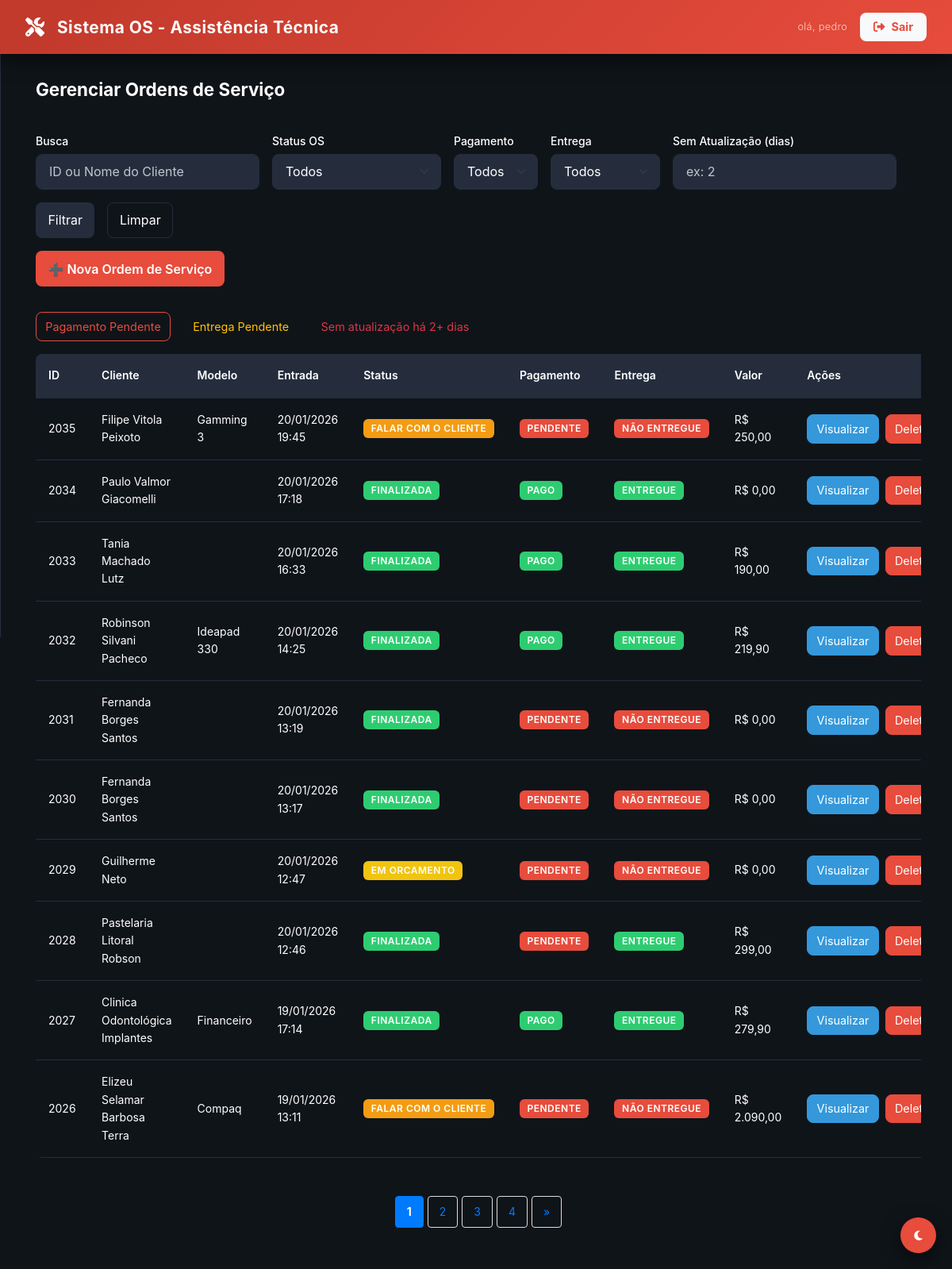
The page /ordens (signed in) on the database as committed earlier.
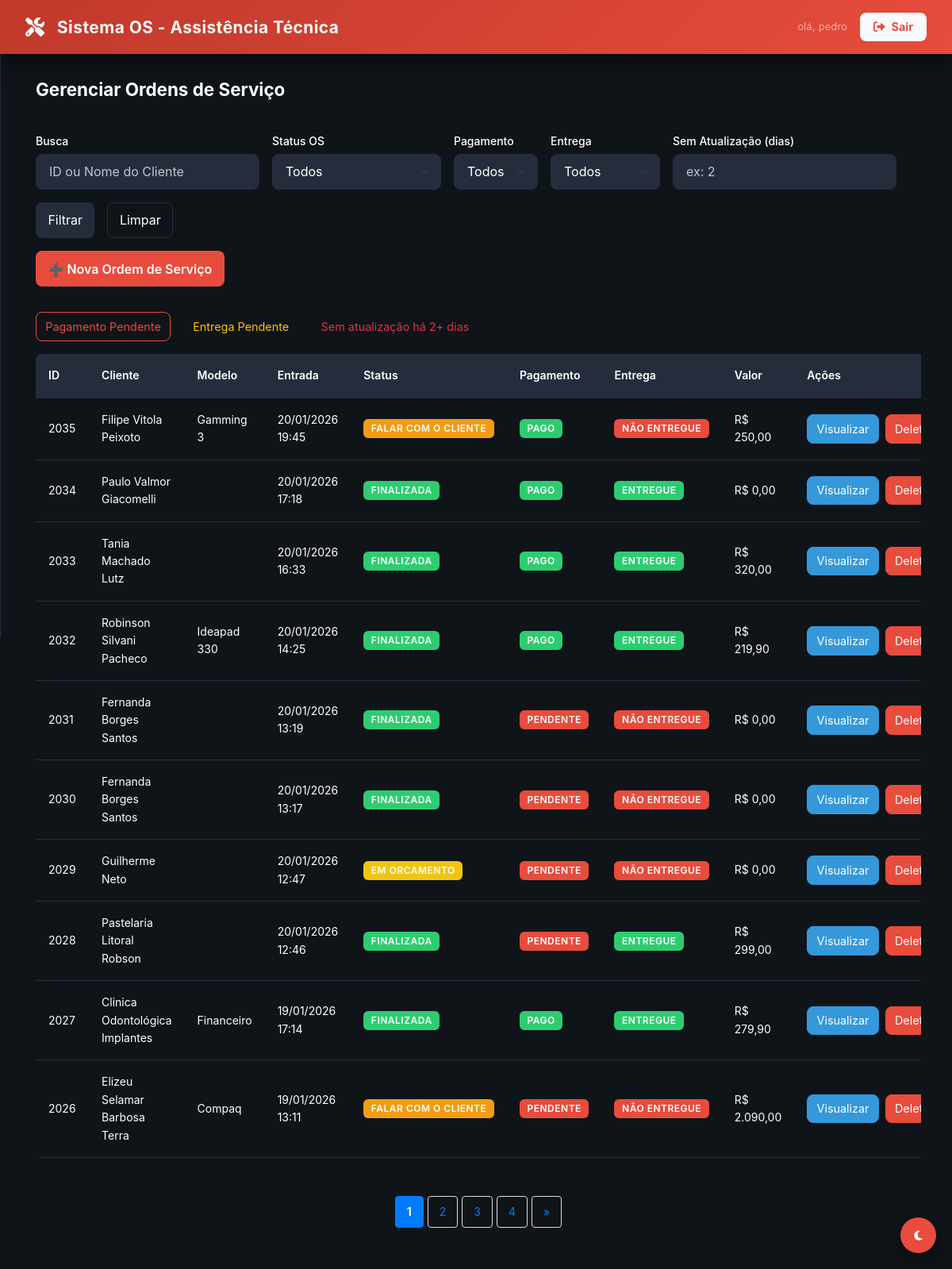
The same page on the database as committed later.
### tables this page shows
CREATE TABLE `ordens_servico` (
  `id` int NOT NULL,
  `cliente_id` int NOT NULL,
  `equipamento_id` int DEFAULT NULL,
  `defeito_relatado` text NOT NULL,
  `laudo_tecnico` text,
  `valor_total_produtos` decimal(10,2) DEFAULT '0.00',
  `valor_total_servicos` decimal(10,2) DEFAULT '0.00',
  `valor_total_os` decimal(10,2) DEFAULT '0.00',
  `valor_desconto` decimal(10,2) DEFAULT '0.00',
  `status_atual_id` int NOT NULL,
  `status_pagamento` enum('pendente','pago','parcial') DEFAULT 'pendente',
  `status_entrega` enum('nao_entregue','entregue') DEFAULT 'nao_entregue',
  `ativo` tinyint(1) DEFAULT '1',
  `created_at` timestamp NULL DEFAULT CURRENT_TIMESTAMP,
  `updated_at` timestamp NULL DEFAULT NULL
);

CREATE TABLE `clientes` (
  `id` int NOT NULL,
  `nome_completo` varchar(150) NOT NULL,
  `tipo_pessoa` varchar(20) NOT NULL,
  `documento` varchar(20) DEFAULT NULL,
  `email` varchar(150) DEFAULT NULL,
  `telefone_principal` varchar(20) DEFAULT NULL,
  `telefone_secundario` varchar(20) DEFAULT NULL,
  `endereco_logradouro` varchar(150) DEFAULT NULL,
  `endereco_numero` varchar(10) DEFAULT NULL,
  `endereco_bairro` varchar(60) DEFAULT NULL,
  `endereco_cidade` varchar(60) DEFAULT NULL,
  `data_nascimento` date DEFAULT NULL,
  `observacoes` text,
  `ativo` tinyint(1) DEFAULT '1',
  `created_at` timestamp NULL DEFAULT CURRENT_TIMESTAMP,
  `updated_at` timestamp NULL DEFAULT NULL
);

CREATE TABLE `equipamentos` (
  `id` int NOT NULL,
  `cliente_id` int NOT NULL,
  `ordem_servico_id` int DEFAULT NULL,
  `tipo` varchar(50) NOT NULL,
  `marca` varchar(50) DEFAULT NULL,
  `modelo` varchar(100) DEFAULT NULL,
  `serial` varchar(100) DEFAULT NULL,
  `senha` varchar(100) DEFAULT NULL,
  `acessorios` text,
  `possui_fonte` tinyint(1) DEFAULT '0',
  `sn_fonte` varchar(100) DEFAULT NULL,
  `ativo` tinyint(1) DEFAULT '1'
);

CREATE TABLE `status_os` (
  `id` int NOT NULL,
  `nome` varchar(50) NOT NULL,
  `cor` varchar(7) DEFAULT '#000000',
  `ordem` int DEFAULT '0'
);

### app/Views/os/index.php (the view, shortened to what the changed rows need)
<?php
require_once __DIR__ . '/../layout/main.php';
?>
<div class="container">
    <div class="d-flex justify-between align-center mb-4 flex-wrap gap-2">
        <h1><?= $title ?></h1>
        <div class="d-flex gap-2 flex-wrap">
            <form action="<?= BASE_URL ?>ordens" method="GET" class="d-flex gap-2 flex-wrap align-items-end">
                <div>
                    <label class="form-label mb-1">Busca</label>
                    <input type="text" name="search" class="form-control" placeholder="ID ou Nome do Cliente" value="<?= htmlspecialchars($search ?? '') ?>">
                </div>
                <div>
                    <label class="form-label mb-1">Status OS</label>
                    <select name="status_id" class="form-select">
                        <option value="">Todos</option>
                    </select>
                </div>
                <div>
                    <label class="form-label mb-1">Pagamento</label>
                    <select name="status_pagamento" class="form-select">
                        <option value="">Todos</option>
                    </select>
                </div>
                <div>
                    <label class="form-label mb-1">Entrega</label>
                    <select name="status_entrega" class="form-select">
                        <option value="">Todos</option>
                    </select>
                </div>
                <div>
                    <label class="form-label mb-1">Sem Atualização (dias)</label>
                    <input type="number" name="sem_atualizacao_dias" class="form-control" min="0" value="<?= htmlspecialchars((string)($filters['sem_atualizacao_dias'] ?? '')) ?>" placeholder="ex: 2">
                </div>
                <div class="d-flex gap-2">
                    <button type="submit" class="btn btn-secondary">Filtrar</button>
                    <a href="<?= BASE_URL ?>ordens" class="btn btn-outline-secondary">Limpar</a>
                </div>
            </form>
            <a href="<?= BASE_URL ?>ordens/form" class="btn btn-primary">
                ➕ Nova Ordem de Serviço
            </a>
        </div>
    </div>
    <div class="mb-3 d-flex gap-2 flex-wrap">
        <a class="btn btn-outline-primary btn-sm" href="<?= BASE_URL ?>ordens?status_pagamento=pendente">Pagamento Pendente</a>
        <a class="btn btn-outline-warning btn-sm" href="<?= BASE_URL ?>ordens?status_entrega=nao_entregue">Entrega Pendente</a>
        <a class="btn btn-outline-danger btn-sm" href="<?= BASE_URL ?>ordens?sem_atualizacao_dias=2">Sem atualização há 2+ dias</a>
    </div>
    <?php if (empty($ordens)): ?>
        <div class="card">
            <div class="alert alert-info m-0">Nenhuma Ordem de Serviço encontrada.</div>
        </div>
    <?php else: ?>
        <div class="overflow-x-auto">
            <table class="table">
                <thead>
                    <tr>
                        <th>ID</th>
                        <th>Cliente</th>
                        <th>Modelo</th>
                        <th>Entrada</th>
                        <th>Status</th>
                        <th>Pagamento</th>
                        <th>Entrega</th>
                        <th>Valor</th>
                        <th>Ações</th>
                    </tr>
                </thead>
                <tbody>
                    <?php foreach ($ordens as $ordem): ?>
                        <tr>
                            <td><?= $ordem['id'] ?></td>
                            <td><?= htmlspecialchars($ordem['cliente_nome'] ?? $ordem['cliente_id']) ?></td>
                            <td><?= htmlspecialchars($ordem['equipamento_modelo'] ?? 'N/A') ?></td>
                            <td><?= date('d/m/Y H:i', strtotime($ordem['created_at'])) ?></td>
                            <td>
                                <span class="badge" style="background-color: <?= $ordem['status_cor'] ?? 'var(--bg-tertiary)' ?>;">
                                    <?= htmlspecialchars($ordem['status_nome'] ?? '') ?>
                                </span>
                            </td>
                            <td>
                                <?php
                                    $status_pag = $ordem['status_pagamento'] ?? 'pendente';
                                    $pag_cor = ($status_pag === 'pago') ? '#2ecc71' : (($status_pag === 'parcial') ? '#f1c40f' : '#e74c3c');
                                    $pag_label = ($status_pag === 'pago') ? 'Pago' : (($status_pag === 'parcial') ? 'Parcial' : 'Pendente');
                                ?>
                                <span class="badge" style="background-color: <?= $pag_cor ?>;">
                                    <?= $pag_label ?>
                                </span>
                            </td>
                            <td>
                                <?php
                                    $status_ent = $ordem['status_entrega'] ?? 'nao_entregue';
                                    $ent_cor = ($status_ent === 'entregue') ? '#2ecc71' : '#e74c3c';
                                    $ent_label = ($status_ent === 'entregue') ? 'Entregue' : 'Não Entregue';
                                ?>
                                <span class="badge" style="background-color: <?= $ent_cor ?>;">
                                    <?= $ent_label ?>
                                </span>
                            </td>
                            <td>R$ <?= number_format($ordem['valor_total_os'] ?? 0, 2, ',', '.') ?></td>
                            <td>
                                <div class="d-flex gap-1">
                                    <a href="<?= BASE_URL ?>ordens/view?id=<?= $ordem['id'] ?>" class="btn btn-sm btn-info">Visualizar</a>
                                    <form action="<?= BASE_URL ?>ordens/deletar" method="POST" class="d-inline">
                                        <button type="submit" class="btn btn-sm btn-danger" onclick="return confirm('Tem certeza que deseja deletar esta Ordem de Serviço?');">Deletar</button>
                                    </form>
                                </div>
                            </td>
                        </tr>
                    <?php endforeach; ?>
                </tbody>
            </table>
        </div>
        <?php if (($totalPaginas ?? 0) > 1): ?>
            <div class="mt-4">
                <div class="pagination">
                    <?php
                        $p_atual = $paginaAtual ?? 1;
                        $raio = 2;
                        $query_search = !empty($search) ? '&search=' . urlencode($search) : '';
                        $query_filters = '';
                        $qs = $query_search . $query_filters;
                    ?>
                    <?php
                    $inicio = max(1, $p_atual - $raio);
                    $fim = min($totalPaginas, $p_atual + $raio);
                    for ($i = $inicio; $i <= $fim; $i++):
                    ?>
                        <a href="<?= BASE_URL . 'ordens?pagina=' . $i . $qs ?>" class="<?= ($i == $p_atual) ? 'active' : '' ?>">
                            <?= $i ?>
                        </a>
                    <?php endfor; ?>
                    <?php if ($p_atual < ($totalPaginas - $raio)): ?>
                        <a href="<?= BASE_URL . 'ordens?pagina=' . $totalPaginas . $qs ?>"><?= $totalPaginas ?></a>
                    <?php endif; ?>
                    <?php if ($p_atual < $totalPaginas): ?>
                        <a href="<?= BASE_URL . 'ordens?pagina=' . ($p_atual + 1) . $qs ?>">»</a>
                    <?php endif; ?>
                </div>
            </div>
        <?php endif; ?>
    <?php endif; ?>
</div>

### app/Core/Router.php (shortened to what the changed rows need)
<?php
class Router
{
    protected array $routes = [];
    public function add(string $method, string $uri, string $controller): void
    {
        $this->routes[] = [
            'uri' => trim($uri, '/'),
            'controller' => $controller,
            'method' => strtoupper($method),
        ];
    }
    public function dispatch(string $uri, string $method): void
    {
        $uri = trim($uri, '/');
        $method = strtoupper($method);
        foreach ($this->routes as $route) {
            if ($route['uri'] === $uri && $route['method'] === $method) {
                $parts = explode('@', $route['controller']);
                $action = $parts[1] ?? 'index';
                $controller = new $controllerClass();
                $controller->$action();
                return;
            }
        }
    }
}

Rows that differ between the two databases and show on the page:
changed ordens_servico "Filipe Vitola Peixoto": status_pagamento "PENDENTE" → "PAGO"
changed ordens_servico "Tania Machado Lutz": valor_total_os "190,00" → "320,00"
